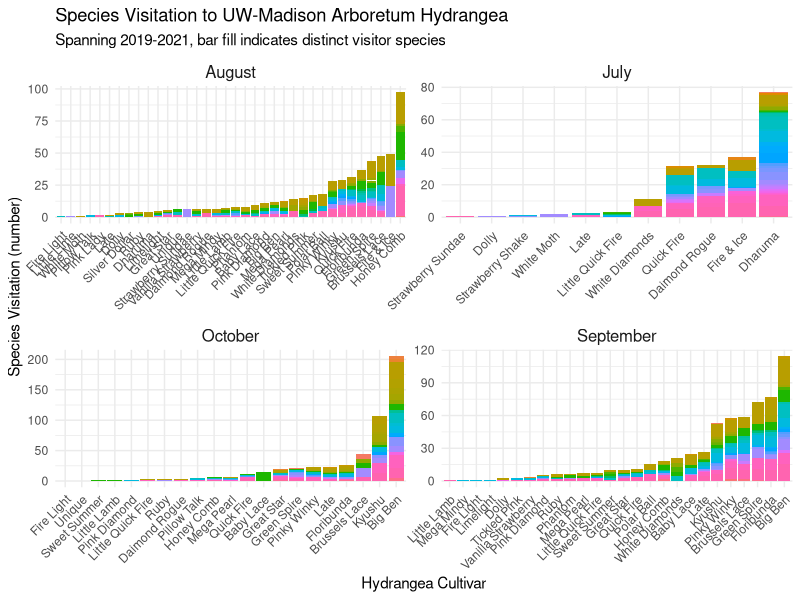

Source code (R):
###########################################################################
######DATA

d = read.csv("BeeMachineAI_Photos_2_working_12_10.csv")

d_agg_cult = read.csv("aggregated_by_cultivar.csv")

###########################################################################
######LIBRARIES

library(tidyverse)
library(tidytext)

###########################################################################
######DPLYR WORK

tag_test = d %>% 
  group_by(Trademark.Cultivar) %>%
  summarise(num_plants = n_distinct(Tag.Number)) 


d_agg_cult = d_agg_cult %>% 
  mutate(Date = ymd(Date),
         Month = month.name[as.integer(format(Date, "%m"))],
         Year = year(Date)) %>% 
  left_join(tag_test, 
            by = "Trademark.Cultivar") %>% 
  mutate(abundance_per = (species_count / num_plants)) %>% 
  group_by(Trademark.Cultivar, 
           Month, 
           Year) %>% 
  mutate(sum_per = sum(abundance_per)) %>% 
  group_by(Trademark.Cultivar, 
           Month) %>% 
  reframe(n = n(),
          Month,
          Year,
          species1,
          Date,
          abundance_per,
          sum_per,
          sorting = sum_per/n)

##########################################################################
#######GGPLOT

abundance_per_plant = ggplot(d_agg_cult, 
       aes(x = reorder_within(Trademark.Cultivar, 
                              sum_per, 
                              Month), 
           y = sorting, 
           fill = species1)) +
  geom_col(show.legend = F) +
  facet_wrap(~Month, scales = "free") +
  theme_minimal() +
  theme(
    axis.text.x = element_text(angle = 45, hjust = 1),
    strip.text.x = element_text(size = 12)) +
  labs(x = "Hydrangea Cultivar", 
       y = "Species Visitation (number)", 
       fill = "species",
       title = "Species Visitation to UW-Madison Arboretum Hydrangea",
       subtitle = "Spanning 2019-2021, bar fill indicates distinct visitor species")+
  scale_x_reordered()

ggsave(filename = "Abundance per Plant.png",
       plot = abundance_per_plant,
       device = png,
       width = 8,
       height = 6,
       units = "in")
